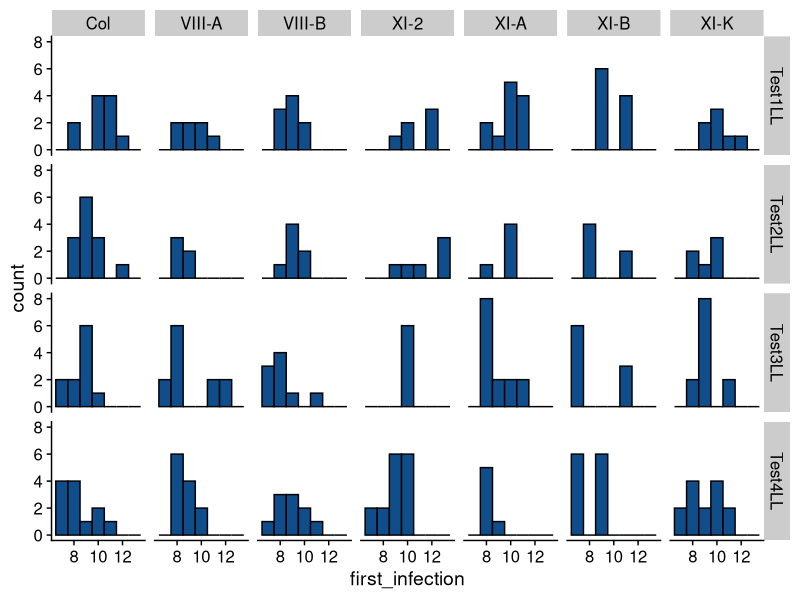
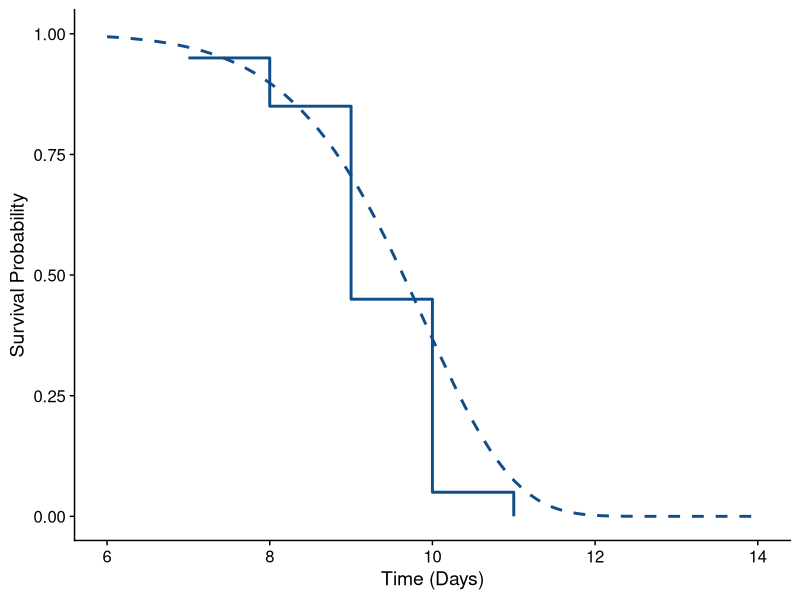
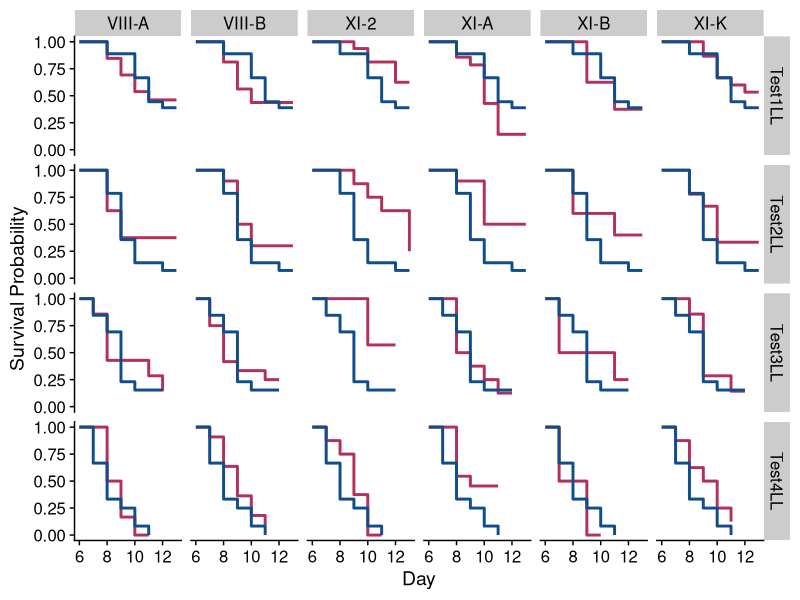

These charts were generated, in order, by the following R code: (Note: this script raises an error after producing the figures.)
## ---- chunk 1

# Clear the environment
rm(list = ls())
#gc(reset = TRUE, verbose = FALSE)

# Notebook Settings
knitr::opts_chunk$set(echo = FALSE)

library(tidyverse)
library(broom)
library(tufte)
library(cowplot)
library(fastDummies)
library(survival)
library(survminer)

#ggplot2 settings
theme_set(theme_cowplot())

## ---- chunk 2

# Load data about new.infections pdf from csv file
raw_df <- read.csv("tidyplants.csv")
raw_cdf <- read.csv("tidyplants_cdf.csv")
raw_cdf_with_control <- read.csv("tidyplants_cdf_withcontrol.csv")

# Take the Ecotype Variable and separate it out into separate covariate columns
df <- dummy_columns(raw_df, select_columns = c("ecotype"))
df_withcontrol <- read.csv("tidyplants_withcontrol.csv")

# In general we will assumed censored plants do not show symptoms
# This is an assumption, that we should evaluate the liklihood of it being true, given our fit
uncensored_df <- df %>%
  filter(censored == 0)

# Plot data in 2D grid of histograms - Trial vs Ecotype
real_hist <- ggplot(data = uncensored_df, aes(first_infection)) + 
  geom_histogram(binwidth = 1, color = "Black", fill = "DodgerBlue4") + 
  facet_grid(trial_name ~ ecotype)

real_hist

## ---- chunk 3

y <- seq(1, 15, 0.1)

alpha = 10
sigma = 10



S <- exp(-(y/sigma)^alpha)


surv_ex_df <- data.frame("Time" = y, "Survival" = S)

# Simulate data from Weibull distribution
n_samples <- 20               # 20 individuals
set.seed(1234)                # set seed for reproducibility
y_samples <- floor(rweibull(n_samples, shape = alpha, scale = sigma))

# Store in data frame
simulate_df <- data.frame(ysim = y_samples) %>%
  arrange(ysim) %>%
  mutate(n_infected = row_number(),
         n_plants = 20,
         n_safe = n_plants - n_infected)

# Transform from new.infections to survival
surv_df <- simulate_df %>%
  group_by(ysim) %>%
  tally(name = "new_infections") %>%
  mutate(n_plants = 20,
         n_infected_total = cumsum(new_infections),
         n_healthy = n_plants + new_infections - n_infected_total,
         surv_prob = 1 - new_infections/n_healthy,
         cum_surv_prob = cumprod(surv_prob),
         proportion = 1 - n_infected_total/n_plants)


knitr::kable(surv_df)

## ---- chunk 4

ggplot(data = surv_df) +
  geom_step(aes(x = ysim, y = cum_surv_prob), color = "DodgerBlue4", size = 1) +
  geom_line(data = surv_ex_df, 
            aes(x = Time, y = surv_ex_df$Survival), 
            color = "DodgerBlue4", size = 1, 
            linetype = "dashed") + 
  xlim(6,14) +
  xlab("Time (Days)") + 
  ylab("Survival Probability")

## ---- chunk 5

tidyplants_cdf <- read.csv("tidyplants_cdf.csv")

tidyplants_cdf <- tidyplants_cdf %>%
  group_by(trial_name, ecotype) %>%
  mutate(new_infections = ifelse(day == 1, 0, total_infections - lag(total_infections)),
         healthy_pool = ifelse(day == 1, Ntot, Ntot - lag(total_infections)),
         prop = 1 - new_infections/healthy_pool,
         km_survival = cumprod(prop),
         km_helpercol1 = new_infections/(healthy_pool + new_infections),
         km_stan_error = km_survival*sqrt(cumsum(km_helpercol1)),
         km_95conf = 1.96*km_stan_error,
         km_95upper = km_survival + km_95conf,
         km_95lower = km_survival - km_95conf)

treatments <- tidyplants_cdf %>%
  filter(ecotype != "Col") %>%
  rename(total_infections_treat = total_infections,
         Ntot_treat = Ntot,
         Nobs_treat = Nobs,
         Ncens_treat = Ncens,
         ycens_treat = ycens,
         new_infections_treat = new_infections,
         healthy_pool_treat = healthy_pool,
         prop_treat = prop,
         km_survival_treat = km_survival,
         km_helpercol1_treat = km_helpercol1,
         km_stan_error_treat = km_stan_error,
         km_95conf_treat = km_95conf,
         km_95upper_treat = km_95upper,
         km_95lower_treat = km_95lower)

controls <- tidyplants_cdf %>%
  filter(ecotype == "Col") %>%
  rename(total_infections_ctrl = total_infections,
         Ntot_ctrl = Ntot,
         Nobs_ctrl = Nobs,
         Ncens_ctrl = Ncens,
         ycens_ctrl = ycens,
         new_infections_ctrl = new_infections,
         healthy_pool_ctrl = healthy_pool,
         prop_ctrl = prop,
         km_survival_ctrl = km_survival,
         km_helpercol1_ctrl = km_helpercol1,
         km_stan_error_ctrl = km_stan_error,
         km_95conf_ctrl = km_95conf,
         km_95upper_ctrl = km_95upper,
         km_95lower_ctrl = km_95lower)

km_cdf <- left_join(treatments, controls, by = c("trial_name", "day"))

km_cdf <- km_cdf %>%
  mutate(Ntot_total = Ntot_ctrl + Ntot_treat,
         new_infections_total = new_infections_ctrl + new_infections_treat,
         healthy_pool_total = healthy_pool_treat + healthy_pool_ctrl)


km_plot <- ggplot(data = km_cdf) + 
  geom_step(aes(x = day, y = km_survival_treat), color = "Maroon", size = 1) +
  geom_step(aes(x = day, y = km_survival_ctrl), color = "DodgerBlue4", size = 1) +
  facet_grid(trial_name ~ ecotype.x) +
  xlim(6,13) +
  ylab("Survival Probability") +
  xlab("Day")

km_plot

## ---- chunk 6

tidyplants <- read.csv("tidyplants.csv")

trial_names_list <- list("Trial1LL",
                         "Trial2LL",
                         "Trial3LL",
                         "Trial4LL")

ecotypes_list <- list("VIII-A",
                      "VIII-B",
                      "XI-2",
                      "XI-A",
                      "XI-B",
                      "XI-K")

for (eco in ecotypes_list){
  for (trial in trial_names_list){
    temp_df <- tidyplants %>% filter((ecotype == eco | ecotype == "Col"), trial_name == trial)
    surv_obj <- Surv(time = temp_df$first_infection, event = ifelse(temp_df$censored == 0, 1, 0))
    fit <- survfit(formula = surv_obj ~ temp_df$ecotype, data = temp_df)
  }
}
